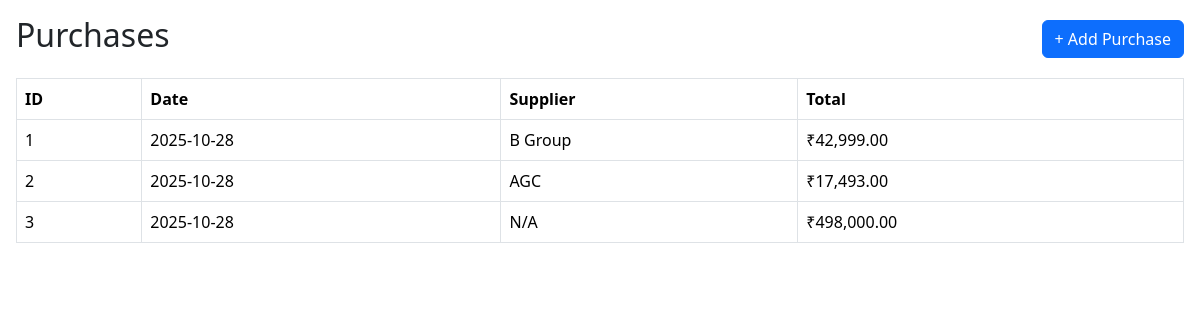
/purchases.php (signed in), run on the app's committed database.
### tables this page shows
CREATE TABLE IF NOT EXISTS `purchases` (
  `id` int NOT NULL AUTO_INCREMENT,
  `admin_id` int NOT NULL DEFAULT '1',
  `supplier_id` int NOT NULL,
  `purchase_date` date NOT NULL,
  `total_amount` decimal(12,2) NOT NULL DEFAULT '0.00',
  PRIMARY KEY (`id`),
  KEY `supplier_id` (`supplier_id`),
  KEY `idx_purchases_admin` (`admin_id`)
);

CREATE TABLE IF NOT EXISTS `suppliers` (
  `id` int NOT NULL AUTO_INCREMENT,
  `admin_id` int NOT NULL DEFAULT '1',
  `name` varchar(255) NOT NULL,
  `email` varchar(100) DEFAULT NULL,
  `phone` varchar(20) DEFAULT NULL,
  `address` varchar(255) DEFAULT NULL,
  PRIMARY KEY (`id`),
  KEY `idx_suppliers_admin` (`admin_id`)
);

### purchases.php (the view, shortened to what this page needs)
<?php
require 'db.php';
$admin_id = $_SESSION['admin_id'];
?>
<!DOCTYPE html>
<html lang="en">
<head>
  <link href="https://cdn.jsdelivr.net/npm/bootstrap@5.3.2/dist/css/bootstrap.min.css" rel="stylesheet">
</head>
<body class="p-3">
  <div class="d-flex justify-content-between align-items-center mb-3">
    <h2>Purchases</h2>
    <button class="btn btn-primary" data-bs-toggle="modal" data-bs-target="#addPurchaseModal">
      + Add Purchase
    </button>
  </div>
  <table class="table table-bordered">
    <thead>
      <tr>
        <th>ID</th>
        <th>Date</th>
        <th>Supplier</th>
        <th>Total</th>
      </tr>
    </thead>
    <tbody>
      <?php
      $stmt = $conn->prepare("SELECT p.id, p.purchase_date, p.total_amount, s.name AS supplier_name
              FROM purchases p
              LEFT JOIN suppliers s ON p.supplier_id = s.id
              WHERE p.admin_id = ?
              ORDER BY p.purchase_date DESC");
      $stmt->bind_param('i', $admin_id);
      $stmt->execute();
      $res = $stmt->get_result();
      if($res->num_rows > 0):
        while($row = $res->fetch_assoc()):
      ?>
      <tr>
        <td><?= $row['id'] ?></td>
        <td><?= $row['purchase_date'] ?></td>
        <td><?= htmlspecialchars($row['supplier_name'] ?? 'N/A') ?></td>
        <td>₹<?= number_format($row['total_amount'], 2) ?></td>
      </tr>
      <?php
        endwhile;
      else:
      ?>
      <tr><td colspan="4" style="text-align:center;">No purchases found.</td></tr>
      <?php
      endif;
      ?>
    </tbody>
  </table>
</body>
</html>

### data on the page
purchases: id "1", purchase_date "2025-10-28", supplier.name "B Group", total_amount "42,999.00"
purchases: id "2", purchase_date "2025-10-28", supplier.name "AGC", total_amount "17,493.00"
purchases: id "3", purchase_date "2025-10-28", supplier_name "N/A", total_amount "498,000.00"
